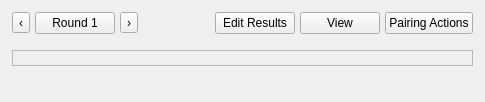
<?xml version="1.0" encoding="UTF-8"?>
<ui version="4.0">
 <class>TournamentView</class>
 <widget class="QWidget" name="TournamentView">
  <property name="windowTitle">
   <string>Tournament</string>
  </property>
  <layout class="QVBoxLayout" name="main_layout">
   <property name="spacing">
    <number>12</number>
   </property>
   <property name="leftMargin">
    <number>12</number>
   </property>
   <property name="topMargin">
    <number>12</number>
   </property>
   <property name="rightMargin">
    <number>12</number>
   </property>
   <property name="bottomMargin">
    <number>12</number>
   </property>
   <item>
    <widget class="QWidget" name="header_container">
     <layout class="QVBoxLayout" name="header_layout">
      <property name="leftMargin">
       <number>0</number>
      </property>
      <property name="topMargin">
       <number>0</number>
      </property>
      <property name="rightMargin">
       <number>0</number>
      </property>
      <property name="bottomMargin">
       <number>0</number>
      </property>
      <item>
       <widget class="QWidget" name="round_navigation">
        <property name="class" stdset="0">
         <string>RoundNavigation</string>
        </property>
        <property name="sizePolicy">
         <sizepolicy hsizetype="Expanding" vsizetype="Maximum">
          <horstretch>0</horstretch>
          <verstretch>0</verstretch>
         </sizepolicy>
        </property>
        <layout class="QHBoxLayout" name="round_navigation_layout">
         <property name="spacing">
          <number>5</number>
         </property>
         <property name="leftMargin">
          <number>0</number>
         </property>
         <property name="topMargin">
          <number>0</number>
         </property>
         <property name="rightMargin">
          <number>0</number>
         </property>
         <property name="bottomMargin">
          <number>4</number>
         </property>
         <item>
         <widget class="QToolButton" name="btn_previous_round">
           <property name="class" stdset="0">
            <string>ToolbarAction</string>
           </property>
           <property name="text">
            <string>‹</string>
           </property>
           <property name="toolTip">
            <string>Previous round</string>
           </property>
          </widget>
         </item>
         <item>
          <widget class="QPushButton" name="round_selector">
           <property name="class" stdset="0">
            <string>ToolbarAction</string>
           </property>
           <property name="text">
            <string>Round 1</string>
           </property>
          </widget>
         </item>
         <item>
         <widget class="QToolButton" name="btn_next_round">
           <property name="class" stdset="0">
            <string>ToolbarAction</string>
           </property>
           <property name="text">
            <string>›</string>
           </property>
           <property name="toolTip">
            <string>Next round</string>
           </property>
          </widget>
         </item>
         <item>
          <spacer name="round_status_spacing">
           <property name="orientation">
            <enum>Qt::Horizontal</enum>
           </property>
           <property name="sizeType">
            <enum>QSizePolicy::Fixed</enum>
           </property>
           <property name="sizeHint" stdset="0">
            <size>
             <width>8</width>
             <height>20</height>
            </size>
           </property>
          </spacer>
         </item>
         <item>
          <widget class="QLabel" name="lbl_round_status">
           <property name="class" stdset="0">
            <string>RoundStatus</string>
           </property>
           <property name="text">
            <string/>
           </property>
          </widget>
         </item>
         <item>
          <widget class="QLabel" name="lbl_round_summary">
           <property name="class" stdset="0">
            <string>RoundSummary</string>
           </property>
           <property name="text">
            <string/>
           </property>
          </widget>
         </item>
         <item>
          <spacer name="round_actions_spacing">
           <property name="orientation">
            <enum>Qt::Horizontal</enum>
           </property>
           <property name="sizeHint" stdset="0">
            <size>
             <width>40</width>
             <height>20</height>
            </size>
           </property>
          </spacer>
         </item>
         <item>
          <widget class="QPushButton" name="btn_edit_results">
           <property name="class" stdset="0">
            <string>ToolbarAction</string>
           </property>
           <property name="text">
            <string>Edit Results</string>
           </property>
           <property name="toolTip">
            <string>Re-open the most recently completed round for result editing</string>
           </property>
          </widget>
         </item>
         <item>
          <widget class="QPushButton" name="btn_view">
           <property name="class" stdset="0">
            <string>ToolbarAction</string>
           </property>
           <property name="text">
            <string>View</string>
           </property>
           <property name="toolTip">
            <string>Rounds display options</string>
           </property>
          </widget>
         </item>
         <item>
          <widget class="QPushButton" name="btn_pairing_actions">
           <property name="class" stdset="0">
            <string>ToolbarAction</string>
           </property>
           <property name="text">
            <string>Pairing Actions</string>
           </property>
           <property name="toolTip">
            <string>Pairing and round actions</string>
           </property>
          </widget>
         </item>
        </layout>
       </widget>
      </item>
     </layout>
    </widget>
   </item>
   <item>
    <widget class="QFrame" name="round_card">
     <property name="frameShape">
      <enum>QFrame::StyledPanel</enum>
     </property>
     <layout class="QVBoxLayout" name="round_card_layout">
      <property name="spacing">
       <number>0</number>
      </property>
      <property name="leftMargin">
       <number>0</number>
      </property>
      <property name="topMargin">
       <number>0</number>
      </property>
      <property name="rightMargin">
       <number>0</number>
      </property>
      <property name="bottomMargin">
       <number>0</number>
      </property>
      <item>
       <widget class="QLabel" name="lbl_status_instruction">
        <property name="text">
         <string/>
        </property>
        <property name="wordWrap">
         <bool>true</bool>
        </property>
        <property name="alignment">
         <set>Qt::AlignCenter</set>
        </property>
       </widget>
      </item>
      <item>
       <layout class="QVBoxLayout" name="pairings_layout"/>
      </item>
      <item>
       <layout class="QVBoxLayout" name="round_controls_layout"/>
      </item>
     </layout>
    </widget>
   </item>
   <item>
    <widget class="QWidget" name="pre_tournament_container">
     <layout class="QVBoxLayout" name="pre_tournament_layout">
      <property name="leftMargin">
       <number>0</number>
      </property>
      <property name="topMargin">
       <number>0</number>
      </property>
      <property name="rightMargin">
       <number>0</number>
      </property>
      <property name="bottomMargin">
       <number>0</number>
      </property>
     </layout>
    </widget>
   </item>
   <item>
    <widget class="QWidget" name="placeholder_container">
     <layout class="QVBoxLayout" name="placeholder_layout">
      <property name="leftMargin">
       <number>0</number>
      </property>
      <property name="topMargin">
       <number>0</number>
      </property>
      <property name="rightMargin">
       <number>0</number>
      </property>
      <property name="bottomMargin">
       <number>0</number>
      </property>
     </layout>
    </widget>
   </item>
  </layout>
 </widget>
 <resources/>
 <connections/>
</ui>
